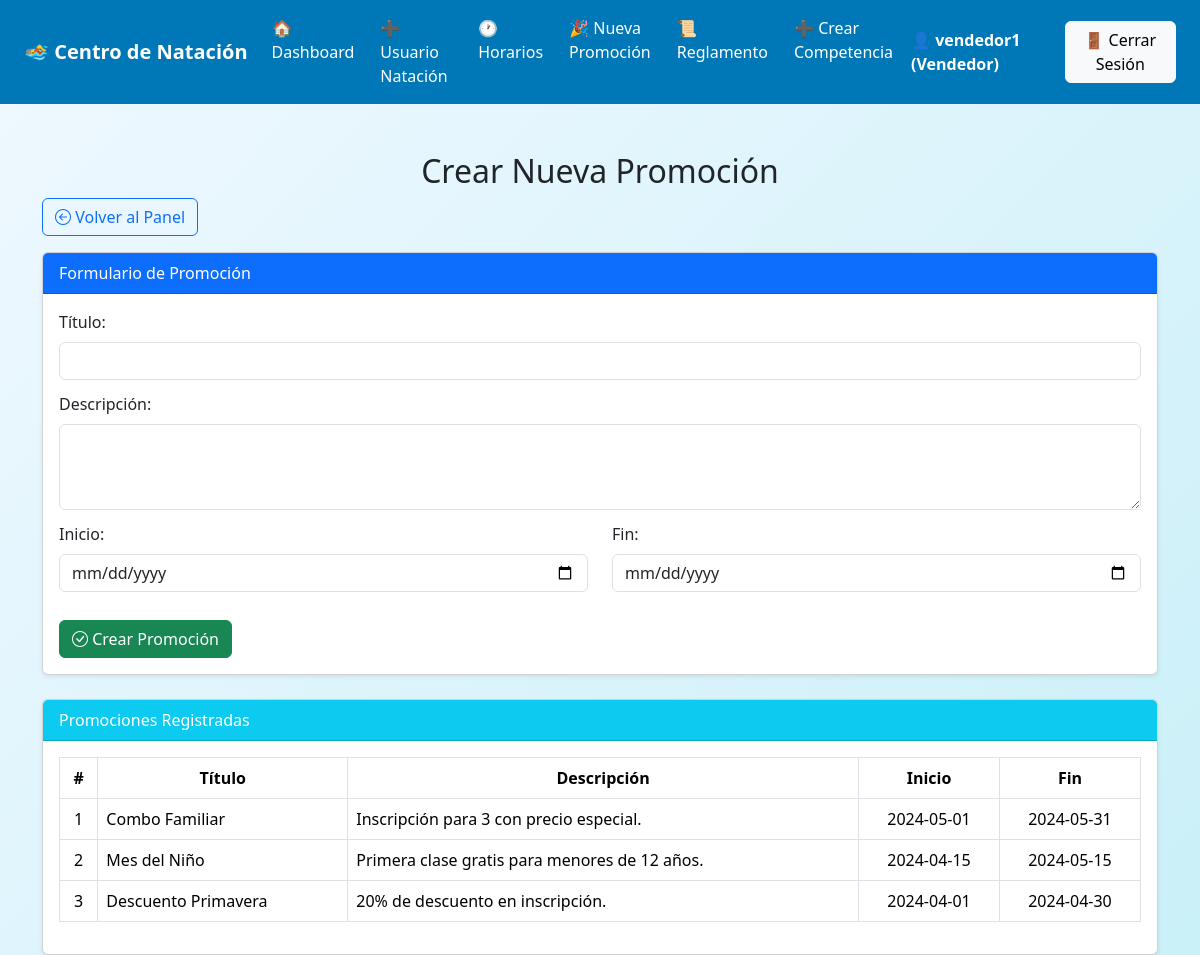
/vendedor/crear_promocion.php (signed in), run on the app's committed database.
### tables this page shows
CREATE TABLE IF NOT EXISTS promociones (
    id INT AUTO_INCREMENT PRIMARY KEY,
    titulo VARCHAR(100),
    descripcion TEXT,
    fecha_inicio DATE,
    fecha_fin DATE
);

### vendedor/crear_promocion.php (the view, shortened to what this page needs)
<?php
require_once '../database/conexion.php';
include '../includes/navbar.php';
$sql = $conn->query("SELECT * FROM promociones ORDER BY fecha_inicio DESC");
$promociones = $sql->fetchAll(PDO::FETCH_ASSOC);
?>
<!DOCTYPE html>
<html lang="es">
<head>
    <link href="https://cdn.jsdelivr.net/npm/bootstrap@5.3.3/dist/css/bootstrap.min.css" rel="stylesheet">
    <link href="https://cdn.jsdelivr.net/npm/bootstrap-icons@1.10.5/font/bootstrap-icons.css" rel="stylesheet">
</head>
<body>
<div class="container mt-5">
    <h2 class="titulo">Crear Nueva Promoción</h2>
    <div class="mb-3">
        <a href="dashboard.php" class="btn btn-outline-primary"><i class="bi bi-arrow-left-circle"></i> Volver al Panel</a>
    </div>
    <div class="card shadow-sm mb-4">
        <div class="card-header bg-primary text-white">
            Formulario de Promoción
        </div>
        <div class="card-body">
            <form method="post">
                <label for="titulo" class="form-label">Título:</label>
                <input type="text" name="titulo" id="titulo" class="form-control" required>
                <label for="descripcion" class="form-label">Descripción:</label>
                <textarea name="descripcion" id="descripcion" class="form-control" rows="3" required></textarea>
                <div class="row">
                    <div class="col-md-6">
                        <label for="fecha_inicio" class="form-label">Inicio:</label>
                        <input type="date" name="fecha_inicio" id="fecha_inicio" class="form-control" required>
                    </div>
                    <div class="col-md-6">
                        <label for="fecha_fin" class="form-label">Fin:</label>
                        <input type="date" name="fecha_fin" id="fecha_fin" class="form-control" required>
                    </div>
                </div>
                <button type="submit" class="btn btn-success mt-3"><i class="bi bi-check-circle"></i> Crear Promoción</button>
            </form>
        </div>
    </div>
    <div class="card shadow-sm">
        <div class="card-header bg-info text-white">
            Promociones Registradas
        </div>
        <div class="card-body table-responsive">
            <table class="table table-bordered table-hover align-middle">
                <thead class="text-center">
                    <tr>
                        <th>#</th>
                        <th>Título</th>
                        <th>Descripción</th>
                        <th>Inicio</th>
                        <th>Fin</th>
                    </tr>
                </thead>
                <tbody>
                    <?php if (!empty($promociones)): ?>
                        <?php foreach ($promociones as $i => $p): ?>
                        <tr>
                            <td class="text-center"><?= $i + 1 ?></td>
                            <td><?= htmlspecialchars($p['titulo']) ?></td>
                            <td><?= htmlspecialchars($p['descripcion']) ?></td>
                            <td class="text-center"><?= $p['fecha_inicio'] ?></td>
                            <td class="text-center"><?= $p['fecha_fin'] ?></td>
                        </tr>
                        <?php endforeach; ?>
                    <?php else: ?>
                        <tr><td colspan="5" class="text-center text-muted">No hay promociones registradas.</td></tr>
                    <?php endif; ?>
                </tbody>
            </table>
        </div>
    </div>
</div>
</body>
</html>

### vendedor/crear_promocion.php (style rules this page uses)
body { background: linear-gradient(135deg, #f0f8ff, #caf0f8); }
.titulo { text-align: center; margin-top: 30px; }
.form-control, textarea { margin-bottom: 12px; }
.table thead { background-color: #0077b6; color: white; }

### data on the page
promociones: titulo "Combo Familiar", descripcion "Inscripción para 3 con precio especial.", fecha_inicio "2024-05-01", fecha_fin "2024-05-31"
promociones: titulo "Mes del Niño", descripcion "Primera clase gratis para menores de 12 años.", fecha_inicio "2024-04-15", fecha_fin "2024-05-15"
promociones: titulo "Descuento Primavera", descripcion "20% de descuento en inscripción.", fecha_inicio "2024-04-01", fecha_fin "2024-04-30"

### other printed values
$usuario "vendedor1"
$nivel "Vendedor"
